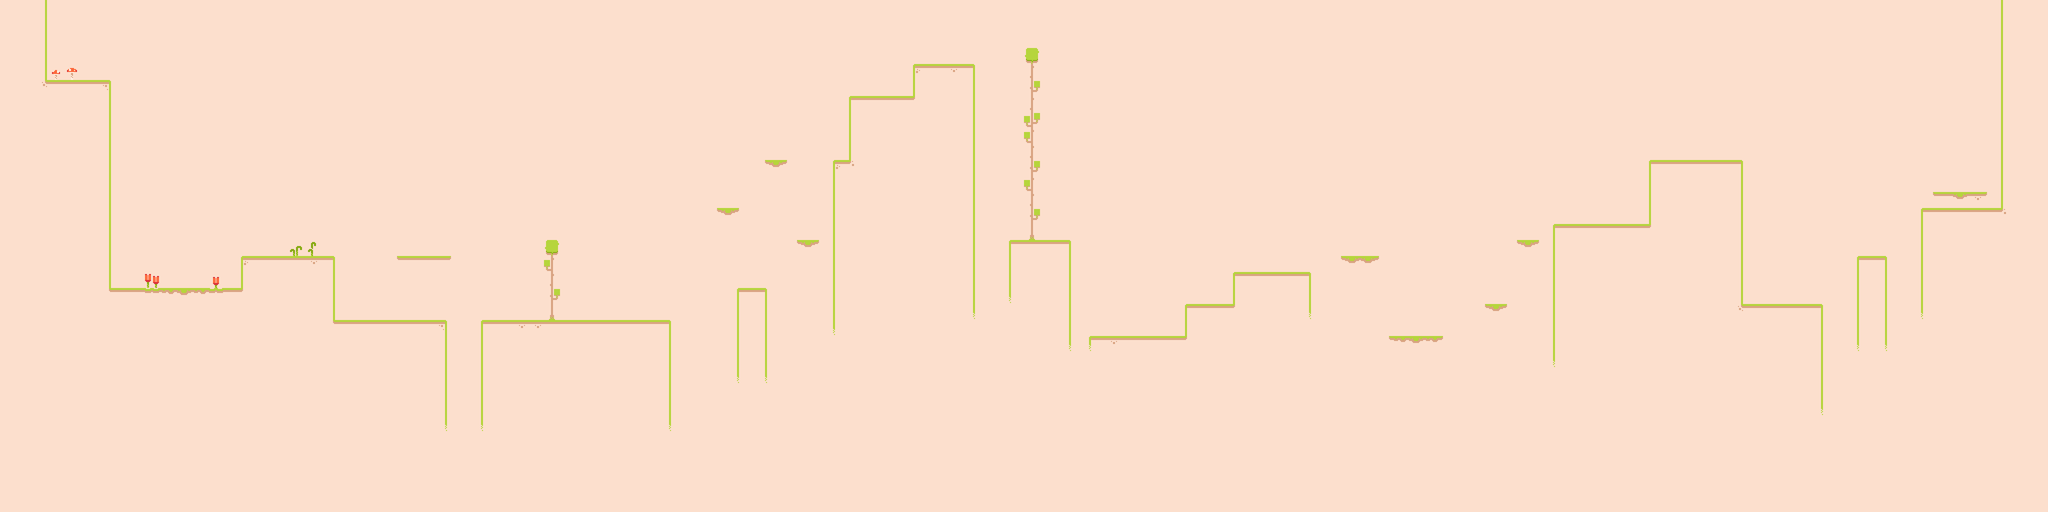

This game map was drawn from its Tiled (.tmx) file and the tilesets committed beside it. A one-line description and the trimmed map source follow:
An orthogonal 128x32 tile map with 32x32 px tiles, 2 tile layers (Terrain, Decoration) and 54 objects.

<map version="1.9" tiledversion="1.9.2" orientation="orthogonal" renderorder="right-down" width="128" height="32" tilewidth="32" tileheight="32" infinite="0" nextlayerid="7" nextobjectid="82">
 <tileset firstgid="1" name="tilemap_packed_big" tilewidth="32" tileheight="32" tilecount="60" columns="10">
  <image source="tilemap_packed_big.png" width="320" height="192" />
 </tileset>
 <layer id="1" name="Terrain" width="128" height="32">
  <properties>
   <property name="Draw" type="bool" value="true" />
  </properties>
  <data>[4096 cells, 4096 non-empty, 20 distinct tile ids]</data>
 </layer>
 <layer id="2" name="Decoration" width="128" height="32">
  <properties>
   <property name="Draw" type="bool" value="true" />
  </properties>
  <data>[4096 cells, 23 non-empty, 12 distinct tile ids]</data>
 </layer>
 <objectgroup id="3" name="Floor">
  <properties>
   <property name="ColType" type="int" value="0" />
  </properties>
  <object id="22" x="93" y="160" width="128" />
  <object id="23" x="221" y="576" width="262" />
  <object id="24" x="483" y="512" width="186" />
  <object id="25" x="669" y="640" width="224" />
  <object id="26" x="963" y="640" width="378" />
  <object id="37" x="1475" y="576" width="58" />
  <object id="38" x="1667" y="320" width="32" />
  <object id="39" x="1699" y="192" width="128" />
  <object id="40" x="1827" y="128" width="122" />
  <object id="41" x="2019" y="480" width="122" />
  <object id="42" x="2179" y="672" width="192" />
  <object id="43" x="2371" y="608" width="96" />
  <object id="44" x="2467" y="544" width="154" />
  <object id="45" x="3107" y="448" width="192" />
  <object id="46" x="3299" y="320" width="186" />
  <object id="47" x="3485" y="608" width="160" />
  <object id="48" x="3715" y="512" width="58" />
  <object id="49" x="3843" y="416" width="160" />
 </objectgroup>
 <objectgroup id="4" name="Walls">
  <properties>
   <property name="ColType" type="int" value="1" />
  </properties>
  <object id="27" x="92" y="0" width="2" height="160" />
  <object id="28" x="94" y="160" width="128" height="416" />
  <object id="30" x="482" y="512" width="188" height="128" />
  <object id="31" x="670" y="640" width="224" height="224" />
  <object id="32" x="962" y="640" width="380" height="224" />
  <object id="51" x="1474" y="576" width="60" height="192" />
  <object id="52" x="1666" y="320" width="32" height="352" />
  <object id="53" x="1698" y="192" width="128" height="448" />
  <object id="55" x="1826" y="128" width="124" height="512" />
  <object id="56" x="2018" y="480" width="124" height="224" />
  <object id="57" x="2178" y="672" width="192" height="32" />
  <object id="58" x="2370" y="608" width="96" height="96" />
  <object id="59" x="2466" y="544" width="156" height="224" />
  <object id="60" x="3106" y="448" width="192" height="320" />
  <object id="61" x="3298" y="320" width="188" height="416" />
  <object id="62" x="3486" y="608" width="160" height="224" />
  <object id="63" x="3714" y="512" width="60" height="192" />
  <object id="64" x="3842" y="416" width="160" height="224" />
  <object id="65" x="4002" y="0" width="96" height="640" />
 </objectgroup>
 <objectgroup id="5" name="Dead">
  <properties>
   <property name="ColType" type="int" value="2" />
  </properties>
  <object id="74" x="894" y="768" width="68" height="32" />
  <object id="75" x="1342" y="736" width="132" height="128" />
  <object id="76" x="1534" y="672" width="132" height="192" />
  <object id="77" x="1950" y="608" width="68" height="96" />
  <object id="78" x="2142" y="704" width="36" height="32" />
  <object id="79" x="2622" y="768" width="484" height="96" />
  <object id="80" x="3646" y="672" width="68" height="64" />
  <object id="81" x="3774" y="608" width="68" height="64" />
 </objectgroup>
 <objectgroup id="6" name="Floating">
  <properties>
   <property name="ColType" type="int" value="3" />
  </properties>
  <object id="36" x="794" y="512" width="108" />
  <object id="66" x="1594" y="480" width="44" />
  <object id="67" x="1434" y="416" width="44" />
  <object id="68" x="1530" y="320" width="44" />
  <object id="69" x="2682" y="512" width="76" />
  <object id="70" x="2778" y="672" width="108" />
  <object id="71" x="2970" y="608" width="44" />
  <object id="72" x="3034" y="480" width="44" />
  <object id="73" x="3866" y="384" width="108" />
 </objectgroup>
</map>
